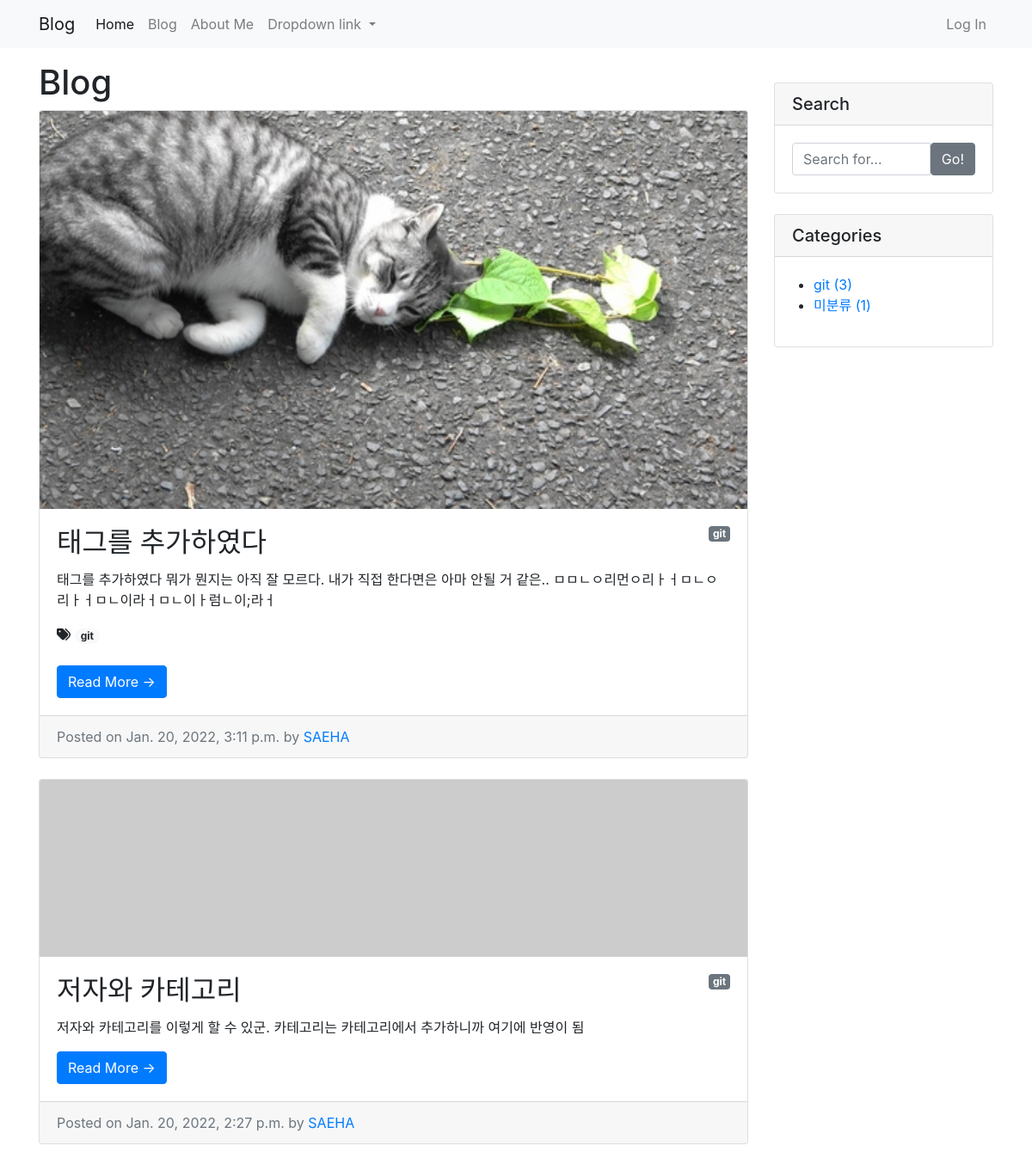
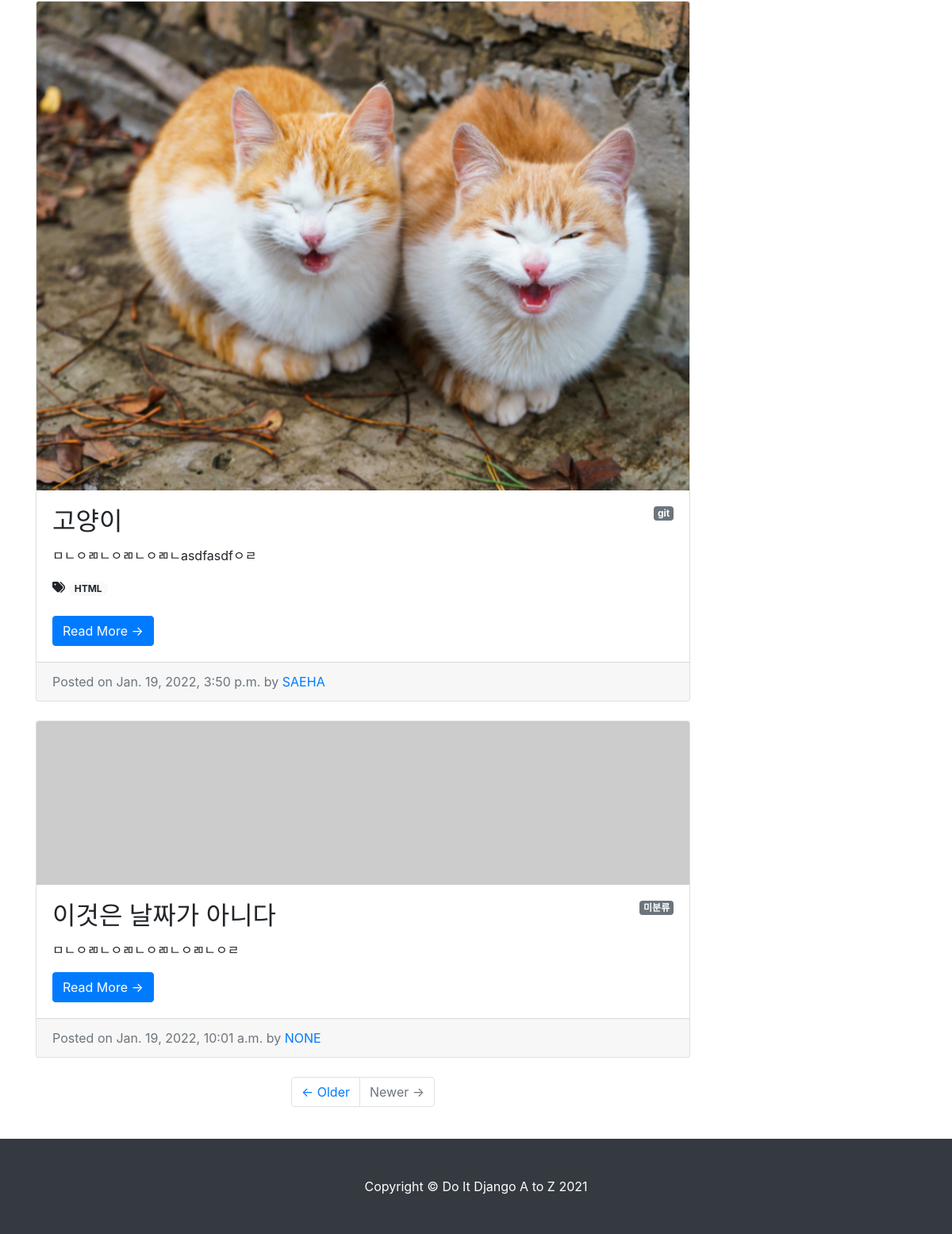
The page / on the database its author committed (2 pictures, top to bottom).
### blog/models.py (models this page shows, shortened)
class Alert_history(models.Model):
    date = models.CharField(max_length=30)
    alert_rating = models.FloatField()
    alert_g_spread = models.FloatField()
    alert_bm_spread = models.FloatField()
    alert_ai = models.FloatField()
    alert = models.FloatField()
    total = models.FloatField()
    region = models.FloatField()
    content = models.TextField()
    create_at = models.DateTimeField(auto_now_add=True, null=True)  # 새로 작성했을 때 생성
    update_at = models.DateTimeField(auto_now=True)  # 수정했을 때 업데이트
    head_image = models.ImageField(upload_to='blog/images/%Y/%m/%d', blank=True)  # 이미지
    file_upload = models.FileField(upload_to='blog/images/%Y/%m/%d', blank=True)  # 파일 업로드를 위한 FileField
    author = models.ForeignKey(User, null=True, on_delete=models.SET_NULL)
    category = models.ForeignKey(Category, null=True, blank=True, on_delete=models.SET_NULL)
    tag = models.ManyToManyField(Tag, blank=True)
    def __str__(self):
        return f'[{self.pk}]{self.date} :: {self.author}'  # self.date 이부분은 특정 데이터의string 설정을 변경하는 거 같다
    def get_absolute_url(self):
        return f'/blog/{self.pk}/'

class Category(models.Model):
    name = models.CharField(max_length=50, unique=True)
    slug = models.SlugField(max_length=200, unique=True, allow_unicode=True)
    def __str__(self):
        return self.name
    def get_absolute_url(self):
        return f'/blog/category/{self.slug}/'
    class Meta:
        verbose_name_plural = 'categories'

class Tag(models.Model):
    name = models.CharField(max_length=50)
    slug = models.SlugField(max_length=200, unique=True, allow_unicode=True)
    def __str__(self):
        return self.name
    def get_absolute_url(self):
        return f'/blog/tag/{self.slug}/'

### blog/views.py (the view)
# urls.py: path('', views.PostList.as_view()), #CBV로 페이지 만들기
class PostList(ListView):
    model = Alert_history
    ordering = '-pk'
    def get_context_data(self, **kwargs):
        context = super(PostList, self).get_context_data()
        context['categories'] = Category.objects.all()
        context['no_category_post_count'] = Alert_history.objects.filter(category=None).count()
        return context

### blog/templates/blog/alert_history_list.html (shortened to what this page needs)
{% extends 'blog/base.html' %}
{% block main_area %}
    <h1>
        Blog
    </h1>
    {% if alert_history_list.exists %}
        {% for p in alert_history_list %}
            <div class="card mb-4">
                {% if p.head_image %}
                    <img class="card-img-top" src="{{ p.head_image.url }}" alt="{{ p }} head image">
                {% else %}
                    <img class="card-img-top" src="https://picsum.photos/seed/{{ p.id }}/800/200" alt="random_image">
                {% endif %}
                <div class="card-body">
                    {% if p.category %}
                        <span class="badge badge-secondary float-right">{{ p.category }}</span>
                    {% else %}
                        <span class="badge badge-secondary float-right">미분류</span>
                    {% endif %}
                    <h2 class="card-title">{{ p.date }}</h2>
                    <p class="card-text">{{ p.content | truncatewords:45 }}</p>
                    {% if p.tag.exists %}
                        <i class="fas fa-tags"></i>
                        {% for tag in p.tag.iterator %}
                            <a href="{{ tag.get_absolute_url }}"><span
                                    class="badge badge-pill badge-light">{{ tag }}</span></a>
                        {% endfor %}
                        <br/>
                        <br/>
                    {% endif %}
                    <a href="{{ p.get_absolute_url }}" class="btn btn-primary">Read More &rarr;</a>
                </div>
                <div class="card-footer text-muted">
                    Posted on {{ p.create_at }} by
                    <a href="#">{{ p.author | upper }}</a>
                </div>
            </div>
        {% endfor %}
    {% else %}
        <h3>아직 게시물이 없습니다</h3>
    {% endif %}
    <ul class="pagination justify-content-center mb-4">
        <li class="page-item">
            <a class="page-link" href="#">&larr; Older</a>
        </li>
        <li class="page-item disabled">
            <a class="page-link" href="#">Newer &rarr;</a>
        </li>
    </ul>
{% endblock %}

### blog/templates/blog/base.html (shortened to what this page needs)
{% load static %}
{% load bootstrap4 %}
<!DOCTYPE html>
<html>
<head>
{% include 'blog/CND.html' %}
</head>
<body>
{% include 'blog/navbar.html' %}
<div class="container my-3">
    <div class="row">
        <div class="col-md-8 col-lg-9" id="main-area">
            {% block main_area %}
            {% endblock %}
        </div>
        <div class="col-md-4 col-lg-3">
            <div class="card my-4">
                <h5 class="card-header">Search</h5>
                <div class="card-body">
                    <div class="input-group">
                        <input type="text" class="form-control" placeholder="Search for...">
                        <span class="input-group-btn">
                                <button class="btn btn-secondary" type="button">Go!</button>
                            </span>
                    </div>
                </div>
            </div>
            <div class="card my-4">
                <h5 class="card-header">Categories</h5>
                <div class="card-body">
                    <div class="row">
                        <ul>
                            {% for category in categories %}
                                <li>
                                    <a href="{{ category.get_absolute_url }}">{{ category }} ({{ category.alert_history_set.count }})</a>
                                </li>
                            {% endfor %}
                            <li>
                                <a href="/blog/category/no_category/">미분류 ({{ no_category_post_count }})</a>
                            </li>
                        </ul>
                    </div>
                </div>
            </div>
        </div>
    </div>
</div>
{% include 'blog/footer.html' %}
</body>
</html>

### rows shown on the page
Alert_history: head_image (picture), category "git", date "태그를 추가하였다", content "태그를 추가하였다 뭐가 뭔지는 아직 잘 모르다. 내가 직접 한다면은 아마 안될 거 같은.. ㅁㅁㄴㅇ리먼ㅇ리ㅏㅓㅁㄴㅇ리ㅏㅓㅁㄴ이라ㅓㅁㄴ이ㅏ럼ㄴ이;라ㅓ", create_at "Jan. 20, 2022, 3:11 p.m.", author "SAEHA"
Tag: name "git"
Alert_history: category "git", date "저자와 카테고리", content "저자와 카테고리를 이렇게 할 수 있군. 카테고리는 카테고리에서 추가하니까 여기에 반영이 됨", create_at "Jan. 20, 2022, 2:27 p.m.", author "SAEHA"
Alert_history: head_image (picture), category "git", date "고양이", content "ㅁㄴㅇㄻㄴㅇㄻㄴㅇㄻㄴasdfasdfㅇㄹ", create_at "Jan. 19, 2022, 3:50 p.m.", author "SAEHA"
Tag: name "HTML"
Alert_history: shows "미분류", date "이것은 날짜가 아니다", content "ㅁㄴㅇㄻㄴㅇㄻㄴㅇㄻㄴㅇㄻㄴㅇㄹ", create_at "Jan. 19, 2022, 10:01 a.m.", author "NONE"
Category: name "git", alert_history_set.count "3"

### other values the page prints
{{ no_category_post_count }} "1"
